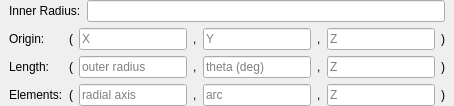
               <widget class="QWidget" name="Cylindrical3D">
                <layout class="QVBoxLayout" name="verticalLayout_33">
                 <property name="leftMargin">
                  <number>0</number>
                 </property>
                 <property name="topMargin">
                  <number>0</number>
                 </property>
                 <property name="rightMargin">
                  <number>0</number>
                 </property>
                 <property name="bottomMargin">
                  <number>0</number>
                 </property>
                 <item>
                  <widget class="QFrame" name="Cylindrical3DInputs2">
                   <property name="frameShape">
                    <enum>QFrame::Shape::NoFrame</enum>
                   </property>
                   <property name="frameShadow">
                    <enum>QFrame::Shadow::Raised</enum>
                   </property>
                   <layout class="QHBoxLayout" name="horizontalLayout_14">
                    <property name="topMargin">
                     <number>0</number>
                    </property>
                    <property name="bottomMargin">
                     <number>0</number>
                    </property>
                    <item>
                     <widget class="QLabel" name="LInnerRadiusC3D">
                      <property name="text">
                       <string>Inner Radius:</string>
                      </property>
                     </widget>
                    </item>
                    <item>
                     <widget class="QLineEdit" name="INInnerRadiusC3D"/>
                    </item>
                   </layout>
                  </widget>
                 </item>
                 <item>
                  <widget class="QFrame" name="Cylindrical3DInputs">
                   <property name="frameShape">
                    <enum>QFrame::Shape::NoFrame</enum>
                   </property>
                   <property name="frameShadow">
                    <enum>QFrame::Shadow::Raised</enum>
                   </property>
                   <layout class="QGridLayout" name="gridLayout_6">
                    <property name="topMargin">
                     <number>0</number>
                    </property>
                    <property name="bottomMargin">
                     <number>0</number>
                    </property>
                    <item row="2" column="2">
                     <widget class="QLineEdit" name="INElementsRadC3D">
                      <property name="placeholderText">
                       <string>radial axis</string>
                      </property>
                     </widget>
                    </item>
                    <item row="0" column="1">
                     <widget class="QLabel" name="label_46">
                      <property name="text">
                       <string>(</string>
                      </property>
                     </widget>
                    </item>
                    <item row="0" column="0">
                     <widget class="QLabel" name="LOriginC3D">
                      <property name="text">
                       <string>&lt;html&gt;&lt;head/&gt;&lt;body&gt;&lt;p&gt;Origin:&lt;/p&gt;&lt;/body&gt;&lt;/html&gt;</string>
                      </property>
                     </widget>
                    </item>
                    <item row="2" column="3">
                     <widget class="QLabel" name="label_49">
                      <property name="text">
                       <string>,</string>
                      </property>
                     </widget>
                    </item>
                    <item row="2" column="0">
                     <widget class="QLabel" name="LElementsC3D">
                      <property name="text">
                       <string>Elements:</string>
                      </property>
                     </widget>
                    </item>
                    <item row="2" column="4">
                     <widget class="QLineEdit" name="INElementsArcC3D">
                      <property name="placeholderText">
                       <string>arc </string>
                      </property>
                     </widget>
                    </item>
                    <item row="1" column="1">
                     <widget class="QLabel" name="label_51">
                      <property name="text">
                       <string>(</string>
                      </property>
                     </widget>
                    </item>
                    <item row="0" column="3">
                     <widget class="QLabel" name="label_50">
                      <property name="text">
                       <string>,</string>
                      </property>
                     </widget>
                    </item>
                    <item row="2" column="7">
                     <widget class="QLabel" name="label_56">
                      <property name="text">
                       <string>)</string>
                      </property>
                     </widget>
                    </item>
                    <item row="2" column="1">
                     <widget class="QLabel" name="label_48">
                      <property name="text">
                       <string>(</string>
                      </property>
                     </widget>
                    </item>
                    <item row="1" column="4">
                     <widget class="QLineEdit" name="INLengthThetaC3D">
                      <property name="placeholderText">
                       <string>theta (deg)</string>
                      </property>
                     </widget>
                    </item>
                    <item row="0" column="4">
                     <widget class="QLineEdit" name="INOriginYC3D">
                      <property name="placeholderText">
                       <string>Y</string>
                      </property>
                     </widget>
                    </item>
                    <item row="1" column="0">
                     <widget class="QLabel" name="LLengthC3D">
                      <property name="text">
                       <string>Length:</string>
                      </property>
                     </widget>
                    </item>
                    <item row="1" column="2">
                     <widget class="QLineEdit" name="INLengthOutRadC3D">
                      <property name="placeholderText">
                       <string>outer radius</string>
                      </property>
                     </widget>
                    </item>
                    <item row="0" column="2">
                     <widget class="QLineEdit" name="INOriginXC3D">
                      <property name="text">
                       <string/>
                      </property>
                      <property name="placeholderText">
                       <string>X</string>
                      </property>
                     </widget>
                    </item>
                    <item row="0" column="5">
                     <widget class="QLabel" name="label_59">
                      <property name="text">
                       <string>,</string>
                      </property>
                     </widget>
                    </item>
                    <item row="1" column="7">
                     <widget class="QLabel" name="label_52">
                      <property name="text">
                       <string>)</string>
                      </property>
                     </widget>
                    </item>
                    <item row="1" column="3">
                     <widget class="QLabel" name="label_57">
                      <property name="text">
                       <string>,</string>
                      </property>
                     </widget>
                    </item>
                    <item row="0" column="7">
                     <widget class="QLabel" name="label_55">
                      <property name="text">
                       <string>)</string>
                      </property>
                     </widget>
                    </item>
                    <item row="0" column="6">
                     <widget class="QLineEdit" name="INOriginZC3D">
                      <property name="placeholderText">
                       <string>Z</string>
                      </property>
                     </widget>
                    </item>
                    <item row="1" column="5">
                     <widget class="QLabel" name="label_60">
                      <property name="text">
                       <string>,</string>
                      </property>
                     </widget>
                    </item>
                    <item row="1" column="6">
                     <widget class="QLineEdit" name="INLengthZC3D">
                      <property name="placeholderText">
                       <string>Z</string>
                      </property>
                     </widget>
                    </item>
                    <item row="2" column="5">
                     <widget class="QLabel" name="label_61">
                      <property name="text">
                       <string>,</string>
                      </property>
                     </widget>
                    </item>
                    <item row="2" column="6">
                     <widget class="QLineEdit" name="INElementsZC3D">
                      <property name="placeholderText">
                       <string>Z</string>
                      </property>
                     </widget>
                    </item>
                   </layout>
                  </widget>
                 </item>
                </layout>
               </widget>
